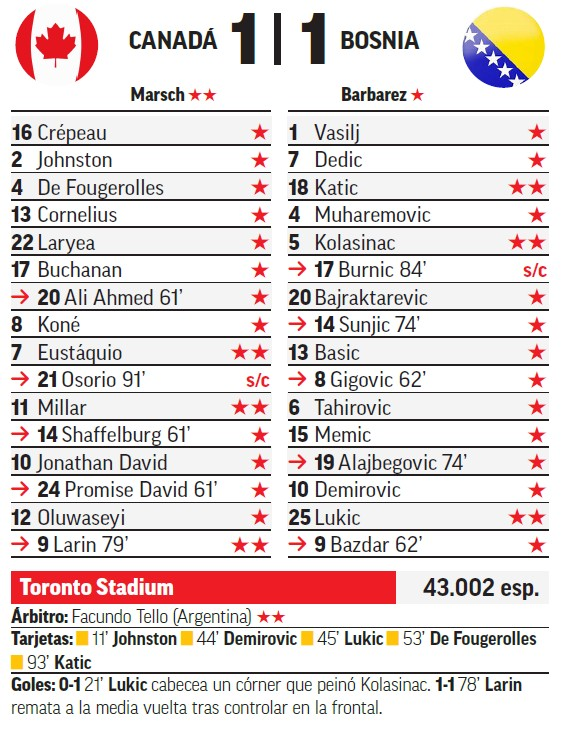
#> input picture backend/tests/fixtures/marca/img_a.jpeg, 561 x 732 px
$ python -i marca_image.py   (imports and definitions only)
#> lines starting #> are read from the running program, lines starting #| are printed output that depends on the picture; after the words box and inside, x2 and y2 are one past the last pixel; in counts of white or black regions, pixels touching at a corner belong together
#> further down, picture is the input picture: shape (732, 561, 3); mean B, G, R 214.9, 215.8, 225.2
"""Parse a Marca press-clipping image and extract per-player ratings.

Ported from the standalone reference extractor that scored 94/94 on
the ground-truth bench (3 cromos, 94 players, 100% rating accuracy
without losing a single row). See `gt_check.py` / `BRIEF_para_claude_code.md`
in the original kit for the design rationale.

Pipeline:

1. **Region detection**: locate the player strip between the header
   (top 16%) and the red bar (stadium / referee block) at the bottom.
2. **Column split**: find the vertical "white channel" near the centre
   that separates home vs. away.
3. **Row anchoring on jersey numbers**: OCR the column at PSM 6, keep
   only digit-leading tokens in the left 33% - those are the dorsals.
   Compute the median pitch between them and FILL gaps + extend
   above/below. Result: no row is lost even if its name/text fails.
4. **Per-row OCR**: re-OCR each row band (PSM 7, single line) on the
   GREEN channel - sub players are rendered in red, the green channel
   makes them dark and legible.
5. **Rating via computer vision (NOT OCR of the symbols)**:
     - stars = count of red square blobs (HSV red mask, area + square
       aspect ratio 0.5-1.8) to the right of the arrow zone.
     - "dash" = a flat dark blob (height ≤ ~4 px, width 8-34 px) in
       the right 45% of the rating cell.
     - empty cell OR "s/c" text token -> SC (sin calificar, 0 pts).

Tesseract simply cannot read ★ / "s/c" reliably; doing it by vision
is both faster and far more accurate.

Dependencies: opencv-python-headless, numpy, pytesseract + system
Tesseract with the English language pack. We use `lang='eng'` (not
'spa') because the reference benchmark validated against `eng` and
the digit OCR there is what powers the row anchoring - accents lost
in names are a cosmetic non-issue, matching falls back to fuzzy.
"""

from __future__ import annotations

import logging
import re
import unicodedata
from dataclasses import dataclass
from itertools import pairwise

import cv2
import numpy as np

logger = logging.getLogger(__name__)


# Reference width - every geometric constant below is multiplied by
# `sc = W / _REF_WIDTH` so the parser scales between 392 px and 1200 px
# wide cromos without retuning.
_REF_WIDTH = 628.0

# HSV ranges for the two halves of the red hue wheel - Marca's stars
# and arrows are saturated red (~#D00000) but JPEG drift puts some
# pixels in the 168-180 wrap-around range.
_RED_HSV_LOW = (np.array((0, 80, 80), dtype=np.uint8), np.array((12, 255, 255), dtype=np.uint8))
_RED_HSV_HIGH = (
    np.array((168, 80, 80), dtype=np.uint8),
    np.array((180, 255, 255), dtype=np.uint8),
)

# Tesseract confidence floor - tokens below this are skipped.
_OCR_CONF_MIN = 15


# Row-token regexes ----------------------------------------------------

# Arrow markers (substitute indicator). Includes Marca's stylized ->
# plus common OCR mis-reads (>, «, dash). noqa: RUF001 (intentional
# unicode glyphs).
_ARROW_RE = re.compile(r"^[>«→↑\-]+$")

# "82'" sub minute. Tolerates Marca's curly quote.
_MIN_RE = re.compile(r"^\d{1,3}['ʼ`]$")  # noqa: RUF001

# Pure leading digits = jersey number.
_NUM_RE = re.compile(r"^(\d{1,2})")

# Glued "21Osorio" / "7_Eustaquio" / "25).Porozo" — OCR sometimes
# fuses the jersey number with the surname through one or more
# stray glyphs ('_', '.', ')', '0'). Up to 3 separator chars are
# tolerated so cases like ").Porozo" (the closing paren of an
# adjacent token leaking left) still resolve.
_GLUE_RE = re.compile(r"^(\d{1,2})[_\W0]{0,3}([A-Za-zÁÉÍÓÚÑáéíóúñ][A-Za-zÁÉÍÓÚÑáéíóúñ\-]+)$")

# Initial pegada al apellido sin espacio: "D.Gómez", "J.Smith". The
# OCR collapses the space so we end up with a single token whose
# surname is unreachable. Split into two: the initial keeps the dot
# so the matcher's tiebreaker still sees "D." for desambiguation.
_INITIAL_STUCK_RE = re.compile(r"^([A-Z])\.([A-Za-zÁÉÍÓÚÑáéíóúñ][A-Za-zÁÉÍÓÚÑáéíóúñ\-]+)$")

# "Mc" / "Mac" prefix that OCR sometimes reads as a separate token
# (e.g. "Mc Ginn" instead of "McGinn"). When the next name token
# starts with an uppercase, we glue them back before they reach the
# surname extractor.
_MC_PREFIX_RE = re.compile(r"^(Mc|Mac)$")

# Tokens that look like a botched star sequence - drop them so they
# don't pollute names. The character class contains intentionally
# ambiguous unicode glyphs Tesseract emits for the ★ symbol.
_STAR_JUNK = re.compile(r"^[kKxX*«»\.\-]+$")

# Tesseract's many mis-spellings of "s/c" (sin calificar):
#   s/c   sc   s|c   s1c   slc   sic  (with dotless-i variant).
_SC_RE = re.compile(r"^s\s*[/|1lı]?\s*c$", re.I)  # noqa: RUF001


@dataclass
class ParsedMarcaRow:
    """One player extracted from the cromo image.

    Fields kept stable so ``service.marca_preview`` and Pydantic
    schemas don't change:

    - ``raw_text``: concatenation of the row's OCR tokens, useful for
      debugging when matching fails.
    - ``surname_clean``: last name token, accent-folded + lowercased.
      Used as the join key against the team roster.
    - ``stars``: 0-4. Counted by colour (not OCR) so it's reliable.
    - ``is_substitute``: True when the row starts with a red arrow
      OR has a sub minute token.
    - ``minute``: substitution minute if detected.
    - ``confidence``: average Tesseract confidence (0-1).
    - ``explicit_marker``: rating marker when ``stars == 0``:
        * ``"sc"`` - empty cell OR OCR'd "s/c"  -> "SC" (jugó poco)
        * ``"dash"`` - flat dark blob detected  -> "-" (jugó mal)
        * ``None`` - only when ``stars > 0`` (numeric rating).
    - ``dorsal``: jersey number from the anchor (or band re-read).
      None only if the row's anchor came from gap-fill and OCR also
      missed the number.
    """

    raw_text: str
    surname_clean: str
    stars: int
    is_substitute: bool
    minute: int | None
    confidence: float
    explicit_marker: str | None = None
    dorsal: int | None = None
    # 0 = left column (home team), 1 = right column (away team).
    # Lets the downstream matcher restrict candidates to the right
    # team, killing cross-team false positives the fuzzy ranker
    # would otherwise produce (e.g. "Al Manna" matching Manzambi
    # from the other team).
    column_index: int = 0


# ---------------------------------------------------------------------------
# Text helpers (pure)
# ---------------------------------------------------------------------------


# [24 lines left out: functions _strip_accents_lower, _clean_name, not called in this run]


# ---------------------------------------------------------------------------
# Computer-vision helpers (no OCR)
# ---------------------------------------------------------------------------


def _build_masks(img_bgr: np.ndarray) -> tuple[np.ndarray, np.ndarray]:
    """Return ``(red_mask, gray)`` for the BGR image.

    The red mask covers both halves of the red hue wheel.
    """
    hsv = cv2.cvtColor(img_bgr, cv2.COLOR_BGR2HSV)
#> hsv: shape (732, 561, 3); mean H, S, V 58.2, 23.3, 228.1
    red = cv2.bitwise_or(
        cv2.inRange(hsv, *_RED_HSV_LOW),
        cv2.inRange(hsv, *_RED_HSV_HIGH),
    )
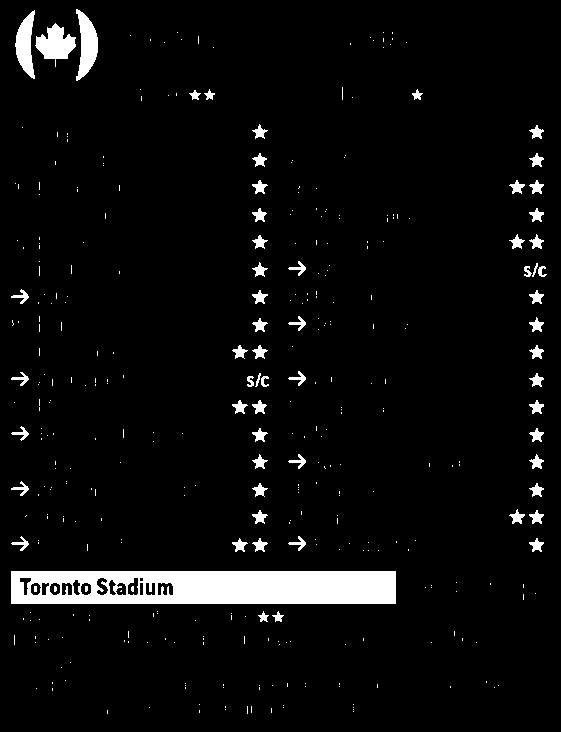
#> red: shape (732, 561); 4.9% white; 368 white regions (307 under 20 px), largest, box (x1, y1, x2, y2) and area: (11, 571, 396, 604) 11455, (35, 23, 76, 67) 939, (76, 9, 98, 81) 924
    gray = cv2.cvtColor(img_bgr, cv2.COLOR_BGR2GRAY)
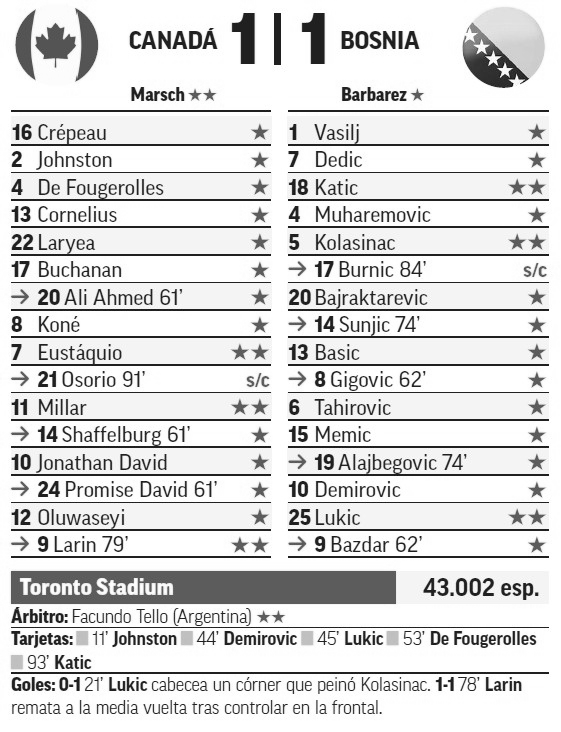
#> gray: shape (732, 561); min 14, max 255, mean 218.5
    return red, gray


# [503 lines left out: functions _count_stars, _has_dash, _is_sub_arrow, _find_table_region, _find_column_split, _ocr_data and 6 more, not called in this run]

>>> import cv2
>>> picture = cv2.imread('../../../tests/fixtures/marca/img_a.jpeg')
>>> result = _build_masks(picture)

$ run again, on backend/tests/fixtures/marca/img_b.png
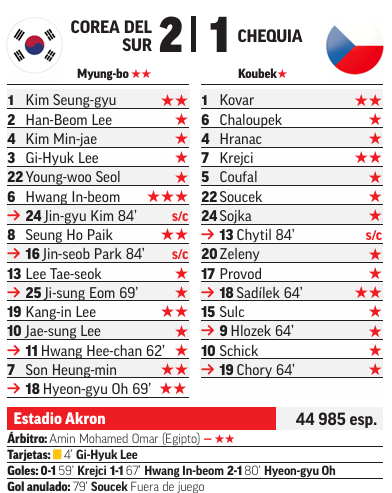
#> input picture backend/tests/fixtures/marca/img_b.png, 392 x 493 px
#> picture is the input picture: shape (493, 392, 3); mean B, G, R 214.8, 213.9, 224.5
#> hsv: shape (493, 392, 3); mean H, S, V 60.6, 14.5, 225.1
#> in _build_masks, `red = cv2.bitwise_or( cv2.inRange(hsv, *_RED_HSV_LOW), cv2.inRange(hsv..`:
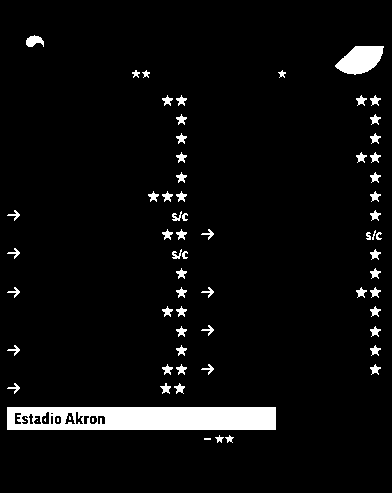
#> red: shape (493, 392); 5.1% white; 68 white regions (7 under 20 px), largest, box (x1, y1, x2, y2) and area: (7, 407, 276, 430) 5688, (335, 46, 384, 75) 957, (26, 35, 44, 47) 143
#> in _build_masks, `gray = cv2.cvtColor(img_bgr, cv2.COLOR_BGR2GRAY)`:
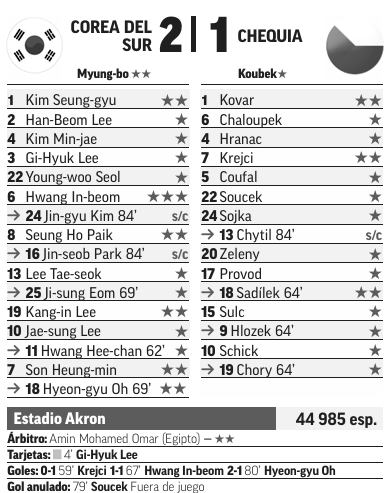
#> gray: shape (493, 392); min 0, max 255, mean 217.1

$ run again, on backend/tests/fixtures/marca/marca.png
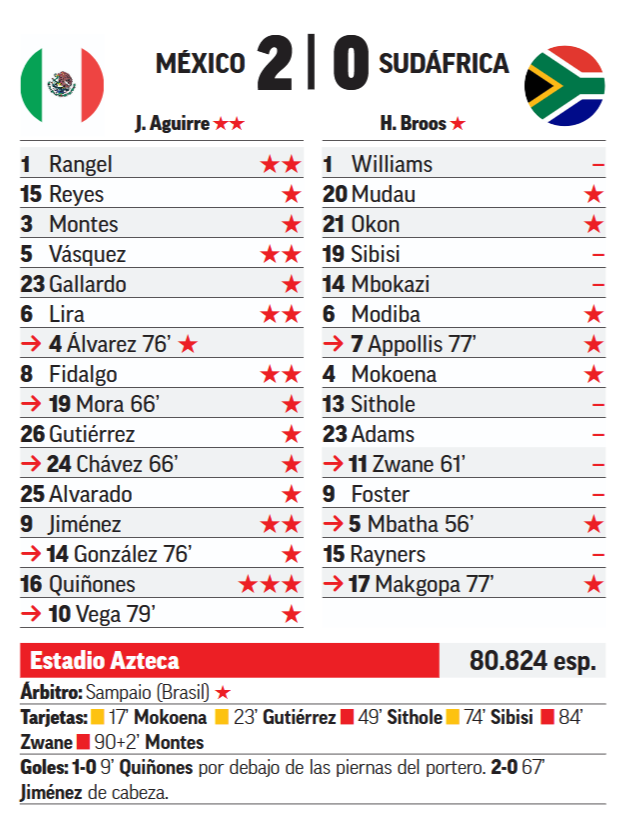
#> input picture backend/tests/fixtures/marca/marca.png, 628 x 815 px
#> picture is the input picture: shape (815, 628, 3); mean B, G, R 222.7, 222.3, 229.4
#> hsv: shape (815, 628, 3); mean H, S, V 68.4, 21.7, 234
#> in _build_masks, `red = cv2.bitwise_or( cv2.inRange(hsv, *_RED_HSV_LOW), cv2.inRange(hsv..`:
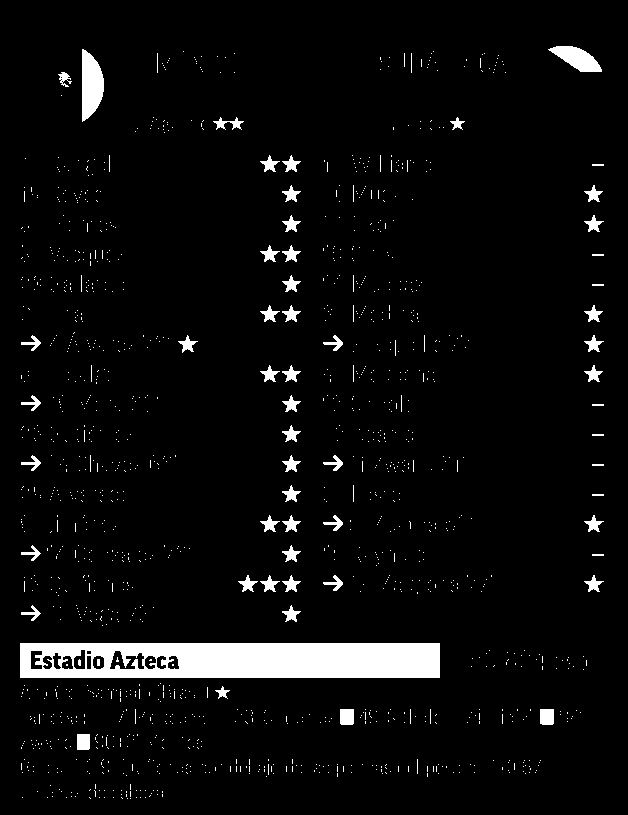
#> red: shape (815, 628); 4.7% white; 1436 white regions (1376 under 20 px), largest, box (x1, y1, x2, y2) and area: (20, 643, 440, 678) 13316, (82, 49, 104, 122) 1164, (548, 46, 602, 72) 778
#> in _build_masks, `gray = cv2.cvtColor(img_bgr, cv2.COLOR_BGR2GRAY)`:
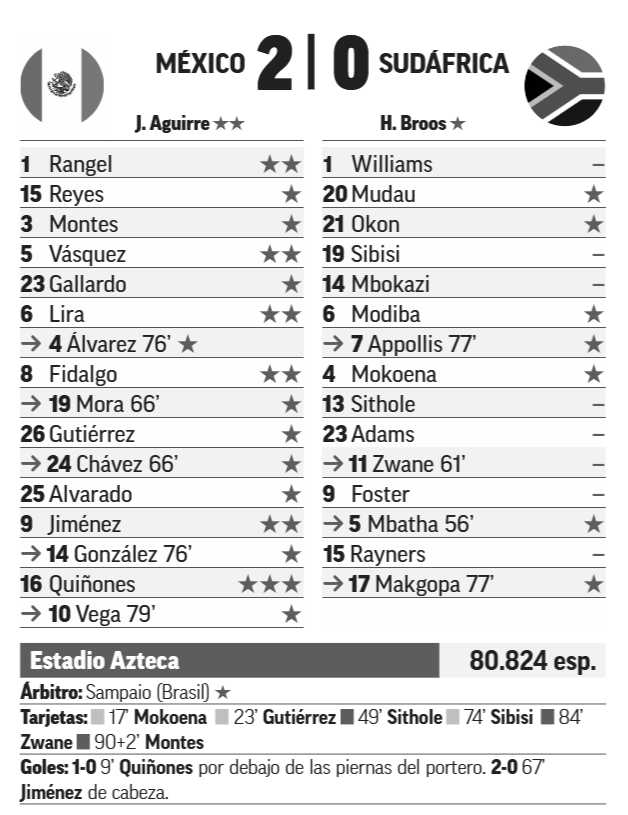
#> gray: shape (815, 628); min 0, max 255, mean 224.6
